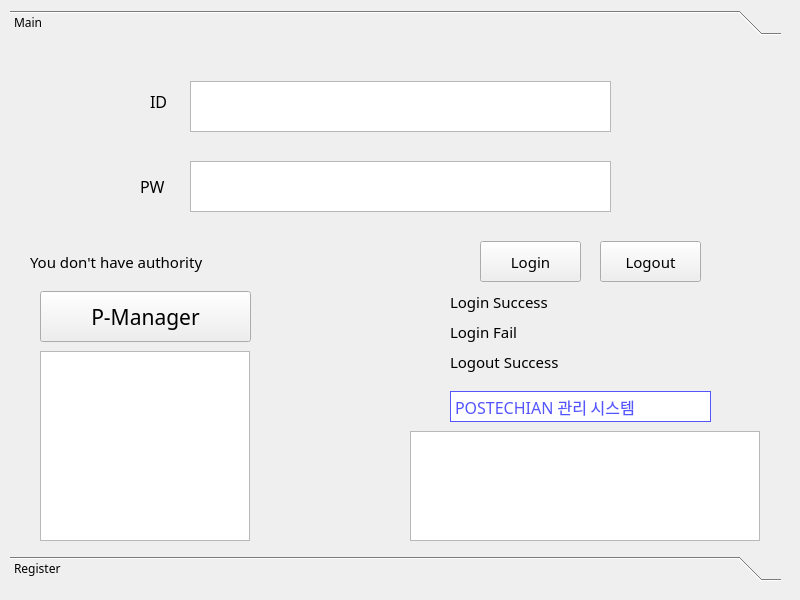
<?xml version="1.0" encoding="UTF-8"?>
<ui version="4.0">
 <class>Login</class>
 <widget class="QWidget" name="Login">
  <property name="geometry">
   <rect>
    <x>0</x>
    <y>0</y>
    <width>800</width>
    <height>600</height>
   </rect>
  </property>
  <property name="windowTitle">
   <string>Form</string>
  </property>
  <widget class="QToolBox" name="toolBox">
   <property name="geometry">
    <rect>
     <x>10</x>
     <y>10</y>
     <width>771</width>
     <height>571</height>
    </rect>
   </property>
   <property name="font">
    <font>
     <family>1훈점보맘보 B</family>
    </font>
   </property>
   <property name="currentIndex">
    <number>0</number>
   </property>
   <widget class="QWidget" name="page">
    <property name="geometry">
     <rect>
      <x>0</x>
      <y>0</y>
      <width>771</width>
      <height>511</height>
     </rect>
    </property>
    <attribute name="label">
     <string>Main</string>
    </attribute>
    <widget class="QLabel" name="label_2">
     <property name="geometry">
      <rect>
       <x>130</x>
       <y>135</y>
       <width>41</width>
       <height>21</height>
      </rect>
     </property>
     <property name="font">
      <font>
       <family>1훈점보맘보 B</family>
       <pointsize>12</pointsize>
      </font>
     </property>
     <property name="text">
      <string>PW</string>
     </property>
    </widget>
    <widget class="QTextEdit" name="textEdit">
     <property name="geometry">
      <rect>
       <x>180</x>
       <y>40</y>
       <width>421</width>
       <height>51</height>
      </rect>
     </property>
     <property name="font">
      <font>
       <family>1훈점보맘보 B</family>
       <pointsize>15</pointsize>
      </font>
     </property>
     <property name="placeholderText">
      <string/>
     </property>
    </widget>
    <widget class="QLabel" name="label">
     <property name="geometry">
      <rect>
       <x>140</x>
       <y>50</y>
       <width>41</width>
       <height>21</height>
      </rect>
     </property>
     <property name="font">
      <font>
       <family>1훈점보맘보 B</family>
       <pointsize>12</pointsize>
      </font>
     </property>
     <property name="text">
      <string>ID</string>
     </property>
    </widget>
    <widget class="QTextEdit" name="textEdit_2">
     <property name="geometry">
      <rect>
       <x>180</x>
       <y>120</y>
       <width>421</width>
       <height>51</height>
      </rect>
     </property>
     <property name="font">
      <font>
       <family>1훈점보맘보 B</family>
       <pointsize>15</pointsize>
      </font>
     </property>
    </widget>
    <widget class="QLabel" name="label_3">
     <property name="geometry">
      <rect>
       <x>440</x>
       <y>250</y>
       <width>171</width>
       <height>21</height>
      </rect>
     </property>
     <property name="font">
      <font>
       <pointsize>11</pointsize>
      </font>
     </property>
     <property name="text">
      <string>Login Success</string>
     </property>
    </widget>
    <widget class="QLabel" name="label_5">
     <property name="geometry">
      <rect>
       <x>440</x>
       <y>280</y>
       <width>171</width>
       <height>21</height>
      </rect>
     </property>
     <property name="font">
      <font>
       <pointsize>11</pointsize>
      </font>
     </property>
     <property name="text">
      <string>Login Fail</string>
     </property>
    </widget>
    <widget class="QPushButton" name="pushButton">
     <property name="geometry">
      <rect>
       <x>470</x>
       <y>200</y>
       <width>101</width>
       <height>41</height>
      </rect>
     </property>
     <property name="font">
      <font>
       <pointsize>11</pointsize>
      </font>
     </property>
     <property name="text">
      <string>Login</string>
     </property>
    </widget>
    <widget class="QPushButton" name="pushButton_3">
     <property name="geometry">
      <rect>
       <x>590</x>
       <y>200</y>
       <width>101</width>
       <height>41</height>
      </rect>
     </property>
     <property name="font">
      <font>
       <pointsize>11</pointsize>
      </font>
     </property>
     <property name="text">
      <string>Logout</string>
     </property>
    </widget>
    <widget class="QLabel" name="label_10">
     <property name="geometry">
      <rect>
       <x>440</x>
       <y>300</y>
       <width>181</width>
       <height>41</height>
      </rect>
     </property>
     <property name="font">
      <font>
       <pointsize>11</pointsize>
      </font>
     </property>
     <property name="text">
      <string>Logout Success</string>
     </property>
    </widget>
    <widget class="QPushButton" name="pushButton_4">
     <property name="geometry">
      <rect>
       <x>30</x>
       <y>250</y>
       <width>211</width>
       <height>51</height>
      </rect>
     </property>
     <property name="font">
      <font>
       <family>1훈점보맘보 B</family>
       <pointsize>16</pointsize>
      </font>
     </property>
     <property name="text">
      <string>P-Manager</string>
     </property>
    </widget>
    <widget class="QLabel" name="label_11">
     <property name="geometry">
      <rect>
       <x>20</x>
       <y>210</y>
       <width>241</width>
       <height>21</height>
      </rect>
     </property>
     <property name="font">
      <font>
       <family>1훈점보맘보 B</family>
       <pointsize>11</pointsize>
      </font>
     </property>
     <property name="text">
      <string>You don't have authority</string>
     </property>
    </widget>
    <widget class="QGraphicsView" name="graphicsView">
     <property name="geometry">
      <rect>
       <x>30</x>
       <y>310</y>
       <width>210</width>
       <height>190</height>
      </rect>
     </property>
    </widget>
    <widget class="QGraphicsView" name="graphicsView_2">
     <property name="geometry">
      <rect>
       <x>400</x>
       <y>390</y>
       <width>350</width>
       <height>110</height>
      </rect>
     </property>
    </widget>
    <widget class="QLabel" name="label_67">
     <property name="geometry">
      <rect>
       <x>440</x>
       <y>350</y>
       <width>261</width>
       <height>31</height>
      </rect>
     </property>
     <property name="font">
      <font>
       <family>1HoonJumbomambo</family>
       <pointsize>12</pointsize>
       <weight>50</weight>
       <italic>false</italic>
       <bold>false</bold>
      </font>
     </property>
     <property name="styleSheet">
      <string notr="true">color: rgb(85, 85, 255);
background-color: rgb(255, 255, 255);
font: 12pt &quot;1HoonJumbomambo&quot;;</string>
     </property>
     <property name="frameShape">
      <enum>QFrame::Box</enum>
     </property>
     <property name="text">
      <string>POSTECHIAN 관리 시스템</string>
     </property>
    </widget>
   </widget>
   <widget class="QWidget" name="page_2">
    <property name="geometry">
     <rect>
      <x>0</x>
      <y>0</y>
      <width>771</width>
      <height>511</height>
     </rect>
    </property>
    <attribute name="label">
     <string>Register</string>
    </attribute>
    <widget class="QLabel" name="label_7">
     <property name="geometry">
      <rect>
       <x>100</x>
       <y>120</y>
       <width>41</width>
       <height>16</height>
      </rect>
     </property>
     <property name="font">
      <font>
       <pointsize>10</pointsize>
      </font>
     </property>
     <property name="text">
      <string>PW</string>
     </property>
    </widget>
    <widget class="QTextEdit" name="textEdit_3">
     <property name="geometry">
      <rect>
       <x>150</x>
       <y>20</y>
       <width>421</width>
       <height>51</height>
      </rect>
     </property>
     <property name="font">
      <font>
       <pointsize>15</pointsize>
      </font>
     </property>
    </widget>
    <widget class="QLabel" name="label_8">
     <property name="geometry">
      <rect>
       <x>110</x>
       <y>40</y>
       <width>41</width>
       <height>16</height>
      </rect>
     </property>
     <property name="font">
      <font>
       <pointsize>10</pointsize>
      </font>
     </property>
     <property name="text">
      <string>ID</string>
     </property>
    </widget>
    <widget class="QTextEdit" name="textEdit_4">
     <property name="geometry">
      <rect>
       <x>150</x>
       <y>100</y>
       <width>421</width>
       <height>51</height>
      </rect>
     </property>
     <property name="font">
      <font>
       <pointsize>15</pointsize>
      </font>
     </property>
    </widget>
    <widget class="QTextEdit" name="textEdit_5">
     <property name="geometry">
      <rect>
       <x>150</x>
       <y>190</y>
       <width>421</width>
       <height>51</height>
      </rect>
     </property>
     <property name="font">
      <font>
       <pointsize>15</pointsize>
      </font>
     </property>
    </widget>
    <widget class="QLabel" name="label_9">
     <property name="geometry">
      <rect>
       <x>90</x>
       <y>210</y>
       <width>51</width>
       <height>21</height>
      </rect>
     </property>
     <property name="font">
      <font>
       <pointsize>10</pointsize>
      </font>
     </property>
     <property name="text">
      <string>Dept</string>
     </property>
    </widget>
    <widget class="QPushButton" name="pushButton_2">
     <property name="geometry">
      <rect>
       <x>610</x>
       <y>280</y>
       <width>111</width>
       <height>41</height>
      </rect>
     </property>
     <property name="font">
      <font>
       <pointsize>11</pointsize>
      </font>
     </property>
     <property name="text">
      <string>Register</string>
     </property>
    </widget>
    <widget class="QLabel" name="label_6">
     <property name="geometry">
      <rect>
       <x>460</x>
       <y>300</y>
       <width>121</width>
       <height>16</height>
      </rect>
     </property>
     <property name="text">
      <string>Register Fail</string>
     </property>
    </widget>
    <widget class="QLabel" name="label_4">
     <property name="geometry">
      <rect>
       <x>460</x>
       <y>280</y>
       <width>151</width>
       <height>16</height>
      </rect>
     </property>
     <property name="text">
      <string>Register Success</string>
     </property>
    </widget>
   </widget>
  </widget>
 </widget>
 <resources/>
 <connections/>
</ui>
